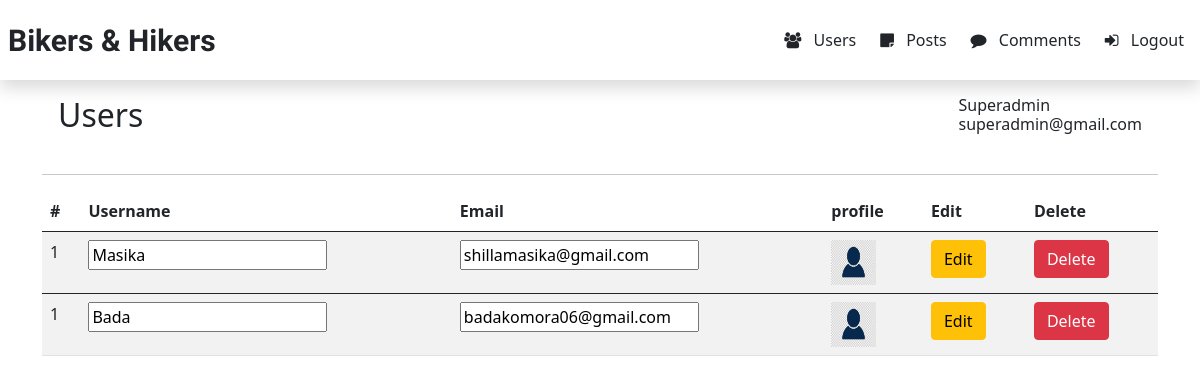
The app's page /backend/templates/users.php (signed in), older data.
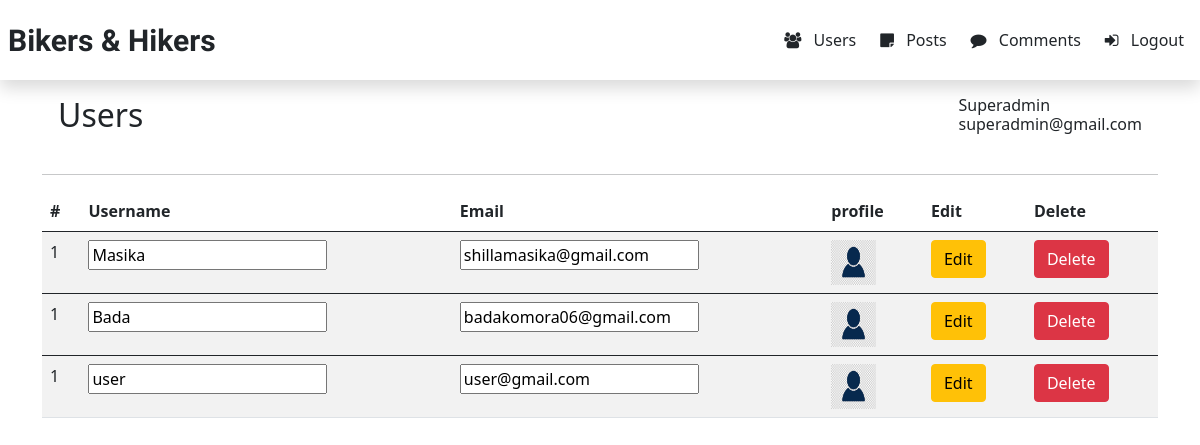
The same page, newer data.
### tables this page shows
CREATE TABLE `users` (
  `id` int(11) NOT NULL,
  `username` varchar(50) NOT NULL,
  `email` varchar(100) NOT NULL,
  `password` varchar(1000) NOT NULL,
  `profile` varchar(100) NOT NULL DEFAULT 'avator.jpg'
);

### backend/templates/users.php (the view, shortened to what this page needs)
<?php include './header.php'; ?>
<div class="container">
    <div class="jumbotron p-3" style="display: flex; justify-content:space-between">
        <h2>Users</h2>
        <h6><?php echo $_SESSION['username']; ?> <br> <?php echo $_SESSION['email']; ?></h6>
    </div>
    <hr>
</div>
<div class="container body">
    <table class="table table-striped" style="width: 100%;">
        <thead>
            <tr>
                <th scope="col">#</th>
                <th scope="col">Username</th>
                <th scope="col">Email</th>
                <th scope="col">profile</th>
                <th scope="col">Edit</th>
                <th scope="col">Delete</th>
            </tr>
        </thead>
        <?php
        $query = mysqli_query($con, "SELECT * FROM users");
        $count = 1;
        while ($row = mysqli_fetch_array($query)) {
        ?>
            <tbody>
                <tr>
                    <form action="../../includes/forms/edit.php" method="post">
                        <td scope="row"><?php echo $count; ?></td>
                        <td><input type="text" name="username" value="<?php echo $row['username']; ?>"></td>
                        <td><input type="text" name="email" value="<?php echo $row['email'] ?>"></td>
                        <td><img src="../../includes/forms/img/<?php echo $row['profile']; ?>" width="45" height="45" alt=""></td>
                        <td>
                            <button class="btn btn-warning" type="submit" name="edituser">Edit</button>
                        </td>
                    </form>
                    <td>
                        <form action="../../includes/forms/delete.php" method="post">
                            <button type="submit" class="btn btn-danger" name="deleteuser">Delete</button>
                        </form>
                    </td>
                </tr>
            </tbody>
        <?php } ?>
    </table>
</div>

### backend/templates/header.php (shortened to what this page needs)
<!DOCTYPE html>
<html lang="en">
<head>
    <link href="https://cdn.jsdelivr.net/npm/bootstrap@5.0.1/dist/css/bootstrap.min.css" rel="stylesheet">
    <link rel="stylesheet" href="https://cdnjs.cloudflare.com/ajax/libs/font-awesome/4.7.0/css/font-awesome.min.css">
</head>
<body>
    <nav class="navbar navbar-expand-lg  navbar-light bg-white shadow sticky-top" id="navbar">
        <a href="#" class="navbar-brand text-dark p-2 logo" style="font-family:'Dancing Script';font-size: 30px;"><b>Bikers & Hikers</b></a>
        <div class="collapse nav navbar-collapse justify-content-end p-2" id="navbarNav">
            <ul class="navbar-nav">
                <li class="nav-item">
        <a href="users.php" class="nav-link text-dark"> <i class="fa fa-users m-2"></i> Users </a>
                </li>
                <li class="nav-item">
        <a href="posts.php" class="nav-link text-dark"> <i class="fa fa-sticky-note m-2"></i> Posts</a>
                </li>
                <li class="nav-item">
        <a href="comments.php" class="nav-link text-dark"> <i class="fa fa-comment m-2"></i> Comments</a>
                </li>
                <li class="nav-item">
        <a href="../../includes/logout.php" class="nav-link text-dark"> <i class="fa fa-sign-in m-2"></i> Logout</a>
                </li>
            </ul>
        </div>
    </nav>

Row changes from the older to the newer data that the page shows:
added users: username "user", email "user@gmail.com", profile (picture)
